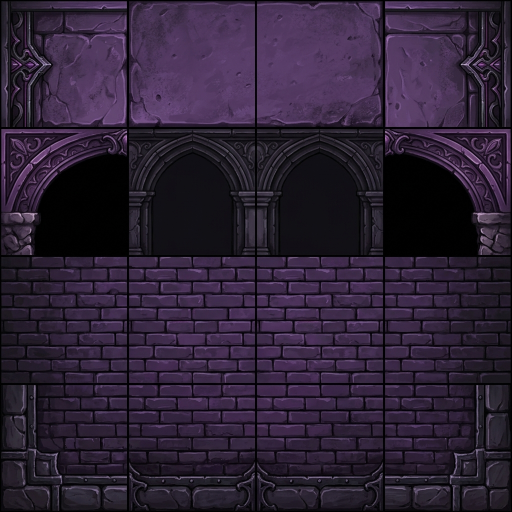
#> input picture assets/backgrounds/tileset.png, 1024 x 1024 px, found by its file name (shown at 1/2 size)
$ python redesign_bg.py
#> lines starting #> are read from the running program, lines starting #| are printed output that depends on the picture

from PIL import Image, ImageEnhance
import os

def redesign_background():
    # Paths
    tileset_path = 'assets/tilesets/dungeon_tileset.png'
    output_path = 'assets/backgrounds/dungeon_bg.png'

    if not os.path.exists(tileset_path):
        print(f"Tileset {tileset_path} not found!")
        # Fallback to medieval if dungeon is missing
        tileset_path = 'assets/backgrounds/tileset.png'
        if not os.path.exists(tileset_path):
            return

    # Load assets
    tileset = Image.open(tileset_path)
#> tileset is the input picture: PIL image 1024x1024 RGB; mean R, G, B 45.4, 33.4, 53.3
    # Detect tile size based on our guess (24x24 for dungeon_tileset.png)
    if 'dungeon_tileset' in tileset_path:
        tile_size = 24
    else:
        tile_size = 48 # For the other tileset.png

    def get_tile(col, row):
        left = col * tile_size
        top = row * tile_size
        if left + tile_size > tileset.width or top + tile_size > tileset.height:
            return Image.new('RGBA', (tile_size, tile_size), (0,0,0,0))
        return tileset.crop((left, top, left + tile_size, top + tile_size))

    # Screen dimensions
    width = 1280
    height = 720

    # Create base background (Darker purple/blue)
    bg = Image.new('RGBA', (width, height), (15, 10, 25, 255))
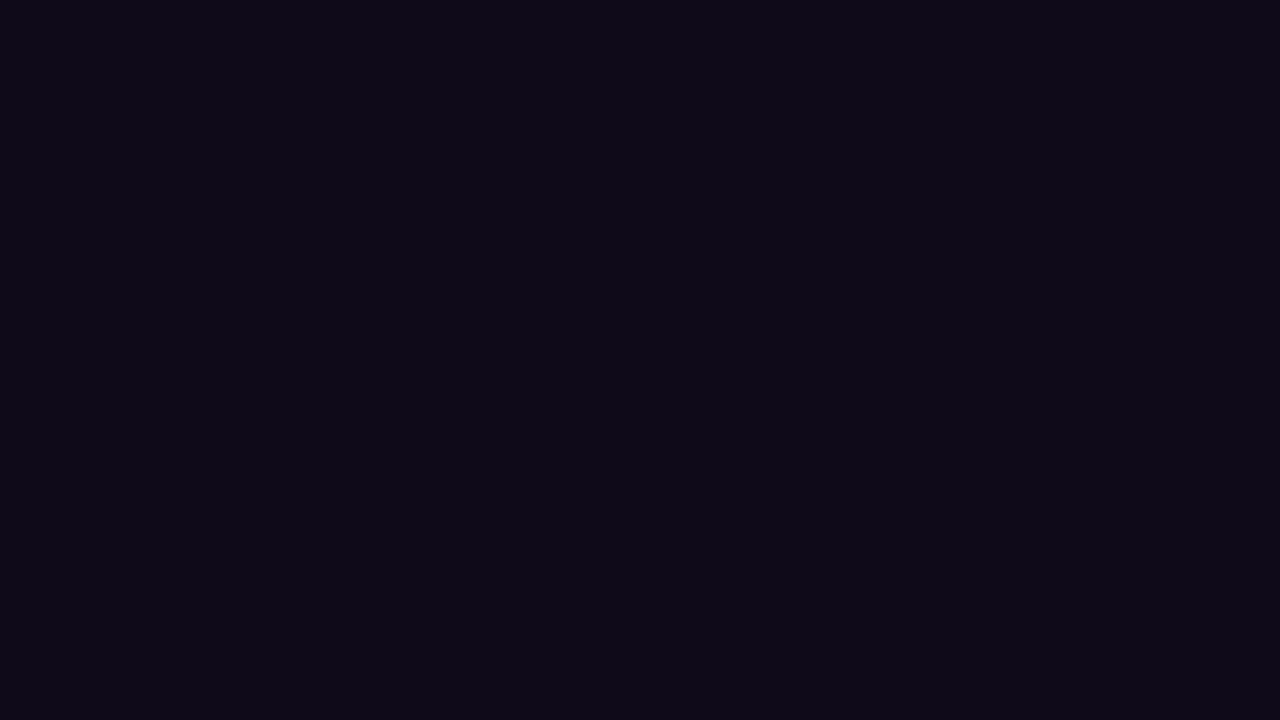
#> bg: PIL image 1280x720 RGBA; mean R, G, B, A 15, 10, 25, 255

    # 1. Fill with background wall tiles from the TOP ROW
    # Assuming tile (1, 0) is a good background fill
    wall_fill = get_tile(1, 0)
#> in get_tile, `return tileset.crop((left, top, left + tile_size, top + tile_size))`:
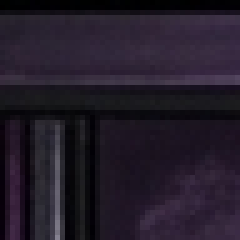
#> returned value: PIL image 48x48 RGB (shown 5 times larger); mean R, G, B 34.8, 27.5, 40.4
    enhancer = ImageEnhance.Brightness(wall_fill)
    wall_fill_dark = enhancer.enhance(0.4) # Make it dark so it's a background
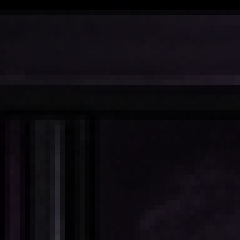
#> wall_fill_dark: PIL image 48x48 RGB (shown 5 times larger); mean R, G, B 13.5, 10.6, 15.7

    for y in range(0, height, tile_size):
        # Create a vertical gradient effect by darkening the tiles as they go down
        depth_factor = 1.0 - (y / height) * 0.5
        row_enhancer = ImageEnhance.Brightness(wall_fill_dark)
        row_tile = row_enhancer.enhance(depth_factor)

        for x in range(0, width, tile_size):
            bg.paste(row_tile, (x, y))
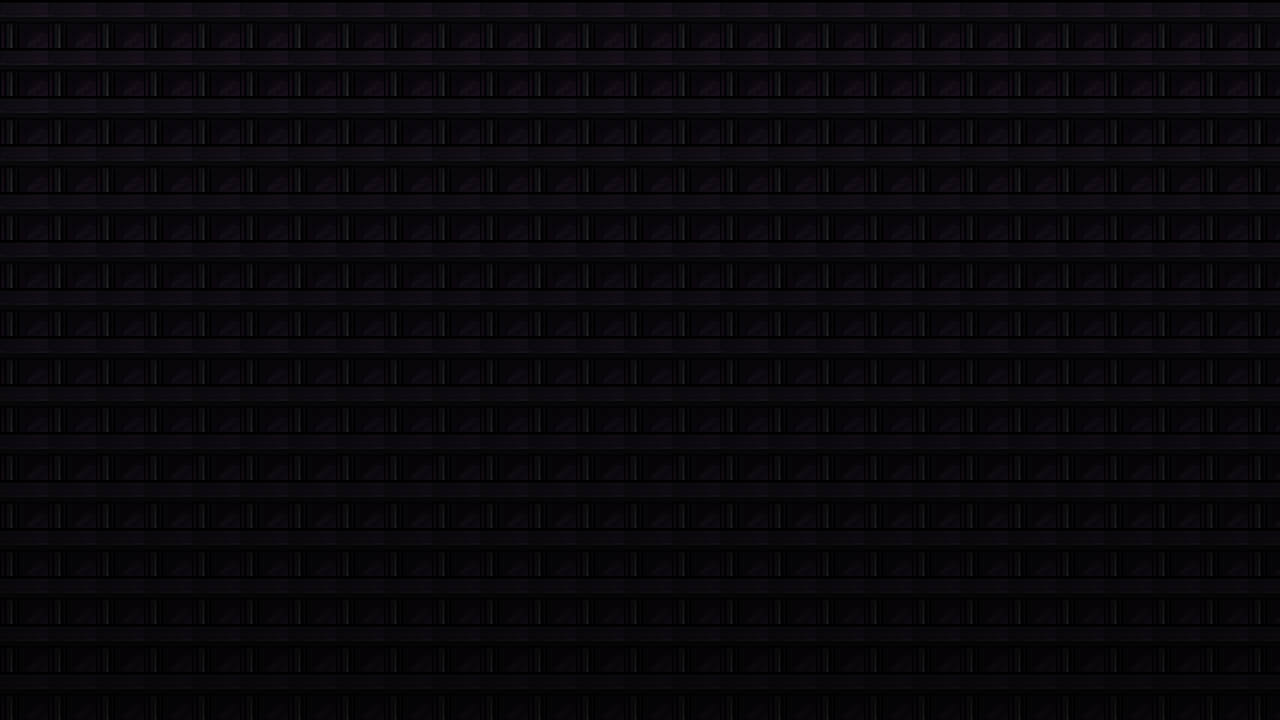
#> bg: PIL image 1280x720 RGBA; mean R, G, B, A 10, 7.7, 11.6, 255

    # 2. Add Arch structures at the TOP (using row 0)
    # We'll try tiles 2, 3, 4 from the top row for the arch
    arch_left = get_tile(2, 0)
#> call 2 of get_tile, with col = 2, row = 0
#> in get_tile (call 2), `return tileset.crop((left, top, left + tile_size, top + tile_size))`:
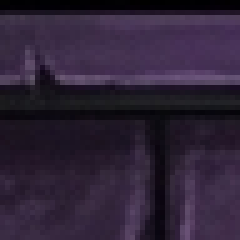
#> returned value: PIL image 48x48 RGB (shown 5 times larger); mean R, G, B 46.3, 34.6, 54.5
    arch_mid = get_tile(3, 0)
    arch_right = get_tile(4, 0)

    # Scale arches up for more presence (4x)
    scaled_tile_size = tile_size * 4
    arch_left = arch_left.resize((scaled_tile_size, scaled_tile_size), Image.NEAREST)
    arch_mid = arch_mid.resize((scaled_tile_size, scaled_tile_size), Image.NEAREST)
    arch_right = arch_right.resize((scaled_tile_size, scaled_tile_size), Image.NEAREST)

    # Make arches slightly brighter than background
    arch_enhancer = ImageEnhance.Brightness(arch_left)
    arch_left = arch_enhancer.enhance(1.2)
    arch_mid = ImageEnhance.Brightness(arch_mid).enhance(1.2)
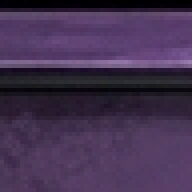
#> arch_mid: PIL image 192x192 RGB; mean R, G, B 67.4, 49.6, 80.2
    arch_right = ImageEnhance.Brightness(arch_right).enhance(1.2)
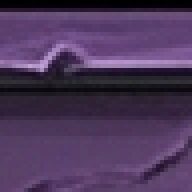
#> arch_right: PIL image 192x192 RGB; mean R, G, B 76.3, 55.4, 90.1

    arch_width = scaled_tile_size * 4 # Arch composed of L + 2xM + R
    for x in range(0, width, arch_width):
        bg.paste(arch_left, (x, 0), arch_left)
        bg.paste(arch_mid, (x + scaled_tile_size, 0), arch_mid)
        bg.paste(arch_mid, (x + 2 * scaled_tile_size, 0), arch_mid)
        bg.paste(arch_right, (x + 3 * scaled_tile_size, 0), arch_right)

    # 3. Add Columns (assuming row 0 or 1 has column parts)
    # Let's try row 1 for columns if row 0 is just arches
    col_top = get_tile(2, 1).resize((scaled_tile_size, scaled_tile_size), Image.NEAREST)
    col_mid = get_tile(2, 2).resize((scaled_tile_size, scaled_tile_size), Image.NEAREST)

    # Darken columns slightly as they go down
    for x in range(0, width, arch_width):
        # Joint at x=0
        bg.paste(col_top, (x - scaled_tile_size//2, scaled_tile_size//2), col_top)
        for y in range(scaled_tile_size, height, scaled_tile_size):
            c_depth = 1.0 - (y / height) * 0.4
            c_tile = ImageEnhance.Brightness(col_mid).enhance(c_depth)
            bg.paste(c_tile, (x - scaled_tile_size//2, y), c_tile)

        # Joint at x + arch_width
        bg.paste(col_top, (x + arch_width - scaled_tile_size//2, scaled_tile_size//2), col_top)
        for y in range(scaled_tile_size, height, scaled_tile_size):
            c_depth = 1.0 - (y / height) * 0.4
            c_tile = ImageEnhance.Brightness(col_mid).enhance(c_depth)
            bg.paste(c_tile, (x + arch_width - scaled_tile_size//2, y), c_tile)

    # Save final background
    bg.save(output_path)
    print(f"Background redesigned and saved to {output_path}")

if __name__ == "__main__":
#> (the run stopped early here; a loop or call above may not have finished)
